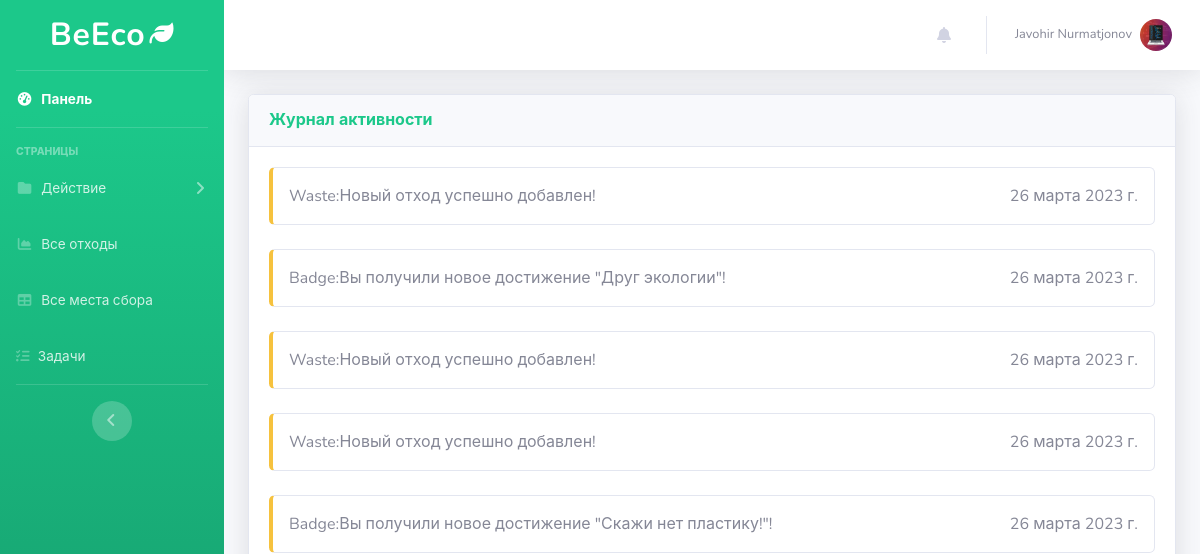
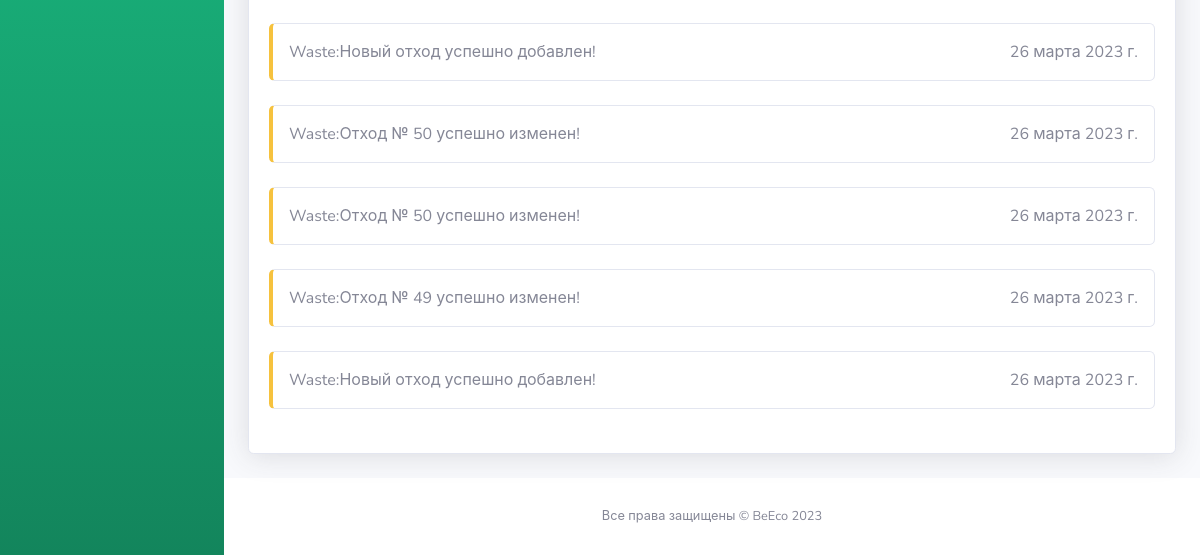
Page /activity-log/ (signed in) on the earlier database version (2 pictures, top to bottom).
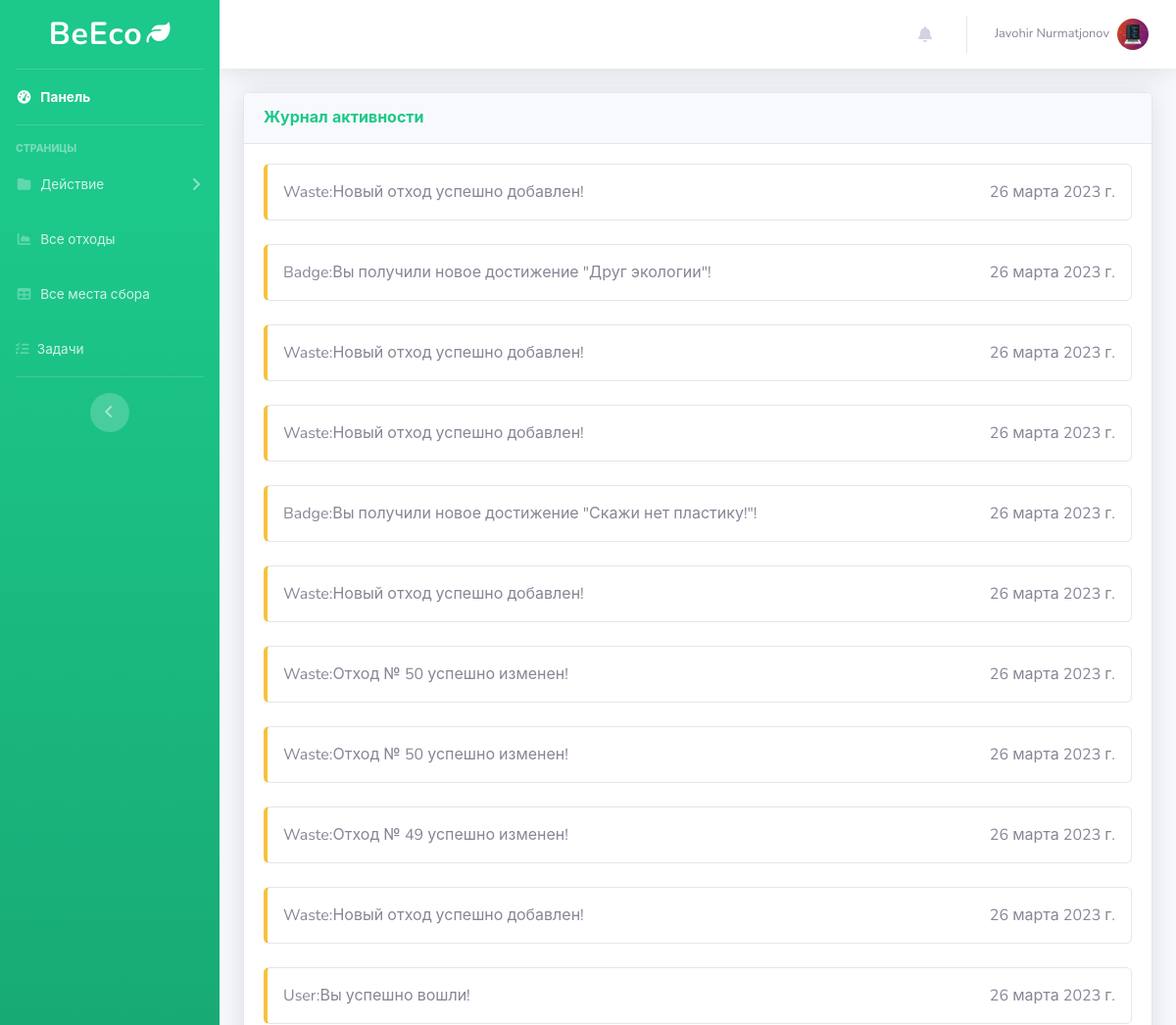
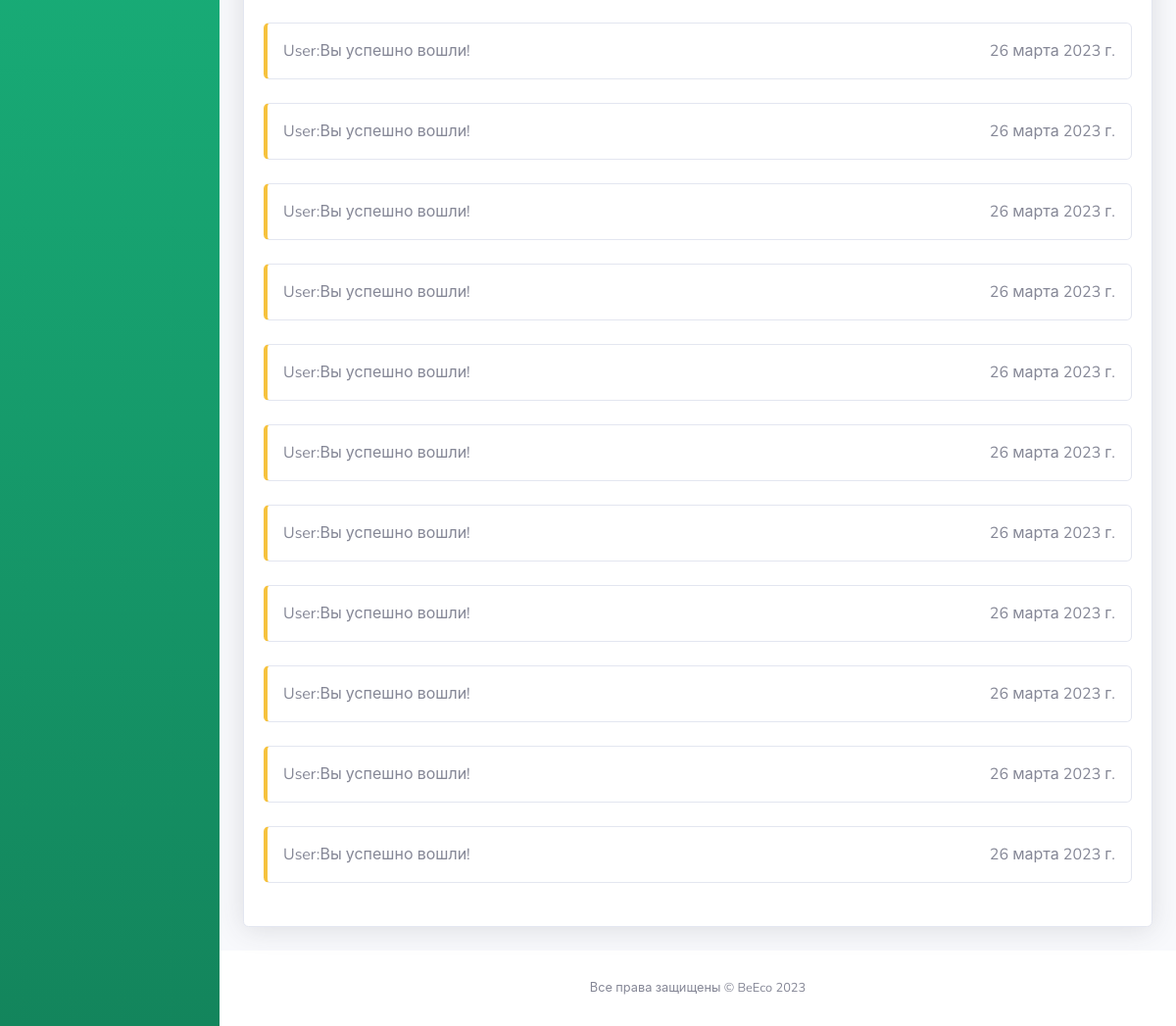
Same page on the later database version (2 pictures, top to bottom).
### main/models.py (models this page shows, shortened)
class ProfileImage(models.Model):
    image = models.ImageField(upload_to="profile/", default="profile/no-image.png", verbose_name="Рисунок")
    user = models.OneToOneField(User, on_delete=models.CASCADE, null=False, blank=False, verbose_name="Пользователь",
                                related_name="profile_image")
    class Meta:
        verbose_name = "Рисунок профиля"
        verbose_name_plural = "Рисунки профиля"

class ActivityLog(models.Model):
    user = models.ForeignKey(User, on_delete=models.CASCADE, null=False, blank=False, verbose_name="Пользователь")
    title = models.CharField(max_length=150, blank=False, null=False, verbose_name="Заголовок")
    created_at = models.DateTimeField(auto_now_add=True, verbose_name='Дата создания')
    class Meta:
        verbose_name = "Журнал активности"
        verbose_name_plural = "Журнал активности"

### main/views.py (the view)
# urls.py: path('activity-log/', activity_log_view, name="activity_log"),
@login_required
def activity_log_view(request):
    logs = ActivityLog.objects.filter(user=request.user)
    return render(request, 'main/activity_log.html', {'logs': logs})

### main/templates/main/activity_log.html (shortened to what this page needs)
{% extends 'base.html' %}
{% block main %}
<div class="card shadow mb-4">
    <div class="card-header py-3">
        <h6 class="m-0 font-weight-bold text-success">Журнал активности</h6>
    </div>
    <div class="card-body">
        {% for log in logs %}
        <div class="card mb-4 p-3 border-left-warning d-flex flex-row justify-content-between"><div>{{ log.title }}</div><div>{{ log.created_at|date }}</div></div>
        {% endfor %}
    </div>
</div>
{% endblock %}

### templates/base.html (shortened to what this page needs)
{% load static %}
<!DOCTYPE html>
<html lang="en">
<head>
    <link href="{% static 'main/libs/vendor/fontawesome-free/css/all.min.css' %}" rel="stylesheet" type="text/css">
    <link rel="stylesheet" href="https://cdnjs.cloudflare.com/ajax/libs/font-awesome/6.3.0/css/all.min.css"
/>
    <link href="{% static 'main/libs/css/sb-admin-2.min.css' %}" rel="stylesheet">
</head>
<body id="page-top">
<div id="wrapper">
    {% block sidebar %}
    {% include 'layouts/_sidebar.html' %}
    {% endblock %}
    <div id="content-wrapper" class="d-flex flex-column">
        <div id="content">
            {% block topbar %}
            {% include 'layouts/_topbar.html' %}
            {% endblock %}
            <div class="container-fluid">
                {% block main %}
                {% endblock %}
            </div>
        </div>
        {% block footer %}
        {% include 'layouts/_footer.html' %}
        {% endblock %}
    </div>
</div>
</body>
</html>

### templates/layouts/_sidebar.html (shortened to what this page needs)
{% load static %}
<ul class="navbar-nav bg-gradient-success sidebar sidebar-dark accordion" id="accordionSidebar">
    <a class="sidebar-brand d-flex align-items-center justify-content-center" href="{% url 'dashboard' %}">
        <div class="sidebar-brand-text font-weight-bold text-lowercase mr-1" style="font-size: 32px;"><span class="text-uppercase">B</span>e<span class="text-uppercase">E</span>co</div>
        <div class="sidebar-brand-icon"><i class="fa-solid fa-leaf" style="font-size: 24px;"></i></div>
    </a>
    <hr class="sidebar-divider my-0">
    <li class="nav-item active">
        <a class="nav-link" href="{% url 'dashboard' %}">
            <i class="fas fa-fw fa-tachometer-alt"></i>
            <span>Панель</span></a>
    </li>
    <hr class="sidebar-divider">
    <div class="sidebar-heading">
        Страницы
    </div>
    <li class="nav-item">
        <a class="nav-link collapsed" href="#" data-toggle="collapse" data-target="#collapsePages"
           aria-expanded="true" aria-controls="collapsePages">
            <i class="fas fa-fw fa-folder"></i>
            <span>Действие</span>
        </a>
    </li>
    <li class="nav-item">
        <a class="nav-link" href="{% url 'waste_list' %}">
            <i class="fas fa-fw fa-chart-area"></i>
            <span>Все отходы</span></a>
    </li>
    <li class="nav-item">
        <a class="nav-link" href="{% url 'venue_list' %}">
            <i class="fas fa-fw fa-table"></i>
            <span>Все места сбора</span></a>
    </li>
    <li class="nav-item">
        <a class="nav-link" href="{% url 'task_list' %}">
            <i class="fa-solid fa-list-check"></i>
            <span>Задачи</span></a>
    </li>
    <hr class="sidebar-divider d-none d-md-block">
    <div class="text-center d-none d-md-inline">
        <button class="rounded-circle border-0" id="sidebarToggle"></button>
    </div>
</ul>

### templates/layouts/_topbar.html (shortened to what this page needs)
<nav class="navbar navbar-expand navbar-light bg-white topbar mb-4 static-top shadow">
    <ul class="navbar-nav ml-auto">
        <li class="nav-item dropdown no-arrow mx-1">
            <a class="nav-link dropdown-toggle" href="#" id="alertsDropdown" role="button"
               data-toggle="dropdown" aria-haspopup="true" aria-expanded="false">
                <i class="fas fa-bell fa-fw"></i>
            </a>
        </li>
        <li class="nav-item dropdown no-arrow">
            <a class="nav-link dropdown-toggle" href="#" id="userDropdown" role="button"
               data-toggle="dropdown" aria-haspopup="true" aria-expanded="false">
                <span class="mr-2 d-none d-lg-inline text-gray-600 small">{{ request.user.get_full_name }}</span>
                <img class="img-profile rounded-circle"
                     src="{{ request.user.profile_image.image.url }}">
            </a>
        </li>
    </ul>
</nav>

### templates/layouts/_footer.html
<footer class="sticky-footer bg-white">
    <div class="container my-auto">
        <div class="copyright text-center my-auto">
            <span>Все права защищены &copy; BeEco 2023</span>
        </div>
    </div>
</footer>

Differences in the rows shown:
added ActivityLog: title "User:Вы успешно вошли!", created_at "26 марта 2023 г."
added ActivityLog: title "User:Вы успешно вошли!", created_at "26 марта 2023 г."
added ActivityLog: title "User:Вы успешно вошли!", created_at "26 марта 2023 г."
added ActivityLog: title "User:Вы успешно вошли!", created_at "26 марта 2023 г."
added ActivityLog: title "User:Вы успешно вошли!", created_at "26 марта 2023 г."
added ActivityLog: title "User:Вы успешно вошли!", created_at "26 марта 2023 г."
added ActivityLog: title "User:Вы успешно вошли!", created_at "26 марта 2023 г."
added ActivityLog: title "User:Вы успешно вошли!", created_at "26 марта 2023 г."
added ActivityLog: title "User:Вы успешно вошли!", created_at "26 марта 2023 г."
added ActivityLog: title "User:Вы успешно вошли!", created_at "26 марта 2023 г."
added ActivityLog: title "User:Вы успешно вошли!", created_at "26 марта 2023 г."
added ActivityLog: title "User:Вы успешно вошли!", created_at "26 марта 2023 г."
